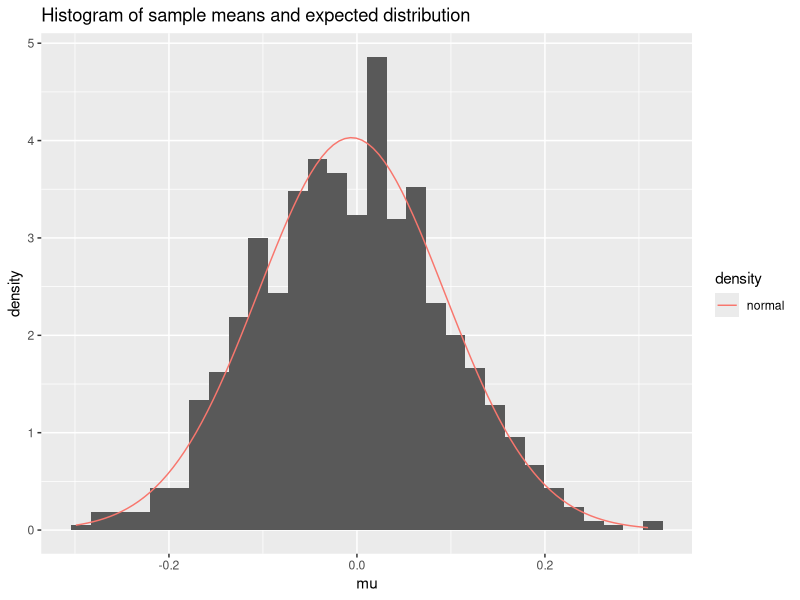

Recreate this plot in R.
## ---- chunk 1
set.seed(10)
library(tidyverse)
# Create data sampling from std norm distribution
n <- 100
n_sim <- 1000
x0 <- rnorm(n = n * n_sim, mean = 0, sd = 1)
x <- as_tibble(matrix(x0, nrow = n, ncol = n_sim),
  .name_repair = "universal"
)
# Compute 1000 (n_sim) sample means
mu <- x %>%
  map_dbl(mean)
# Estimate the main parameters (mean and standard deviation) of the distribution of the sample mean
mu_mu <- mean(mu)
sd_mu <- sd(mu)
# Plot the histogram to estimate the distribution of the sample mean and the expected density distribution
ggplot(tibble(mu = mu), aes(x = mu)) +
  geom_histogram(aes(y = ..density..)) +
  ggtitle("Histogram of sample means and expected distribution") +
  xlab("mu") +
  ylab("density") +
  scale_colour_discrete(name = "density") +
  geom_function(aes(colour = "normal"),
    fun = dnorm,
    args = list(mean = mu_mu, sd = sd_mu)
  )
